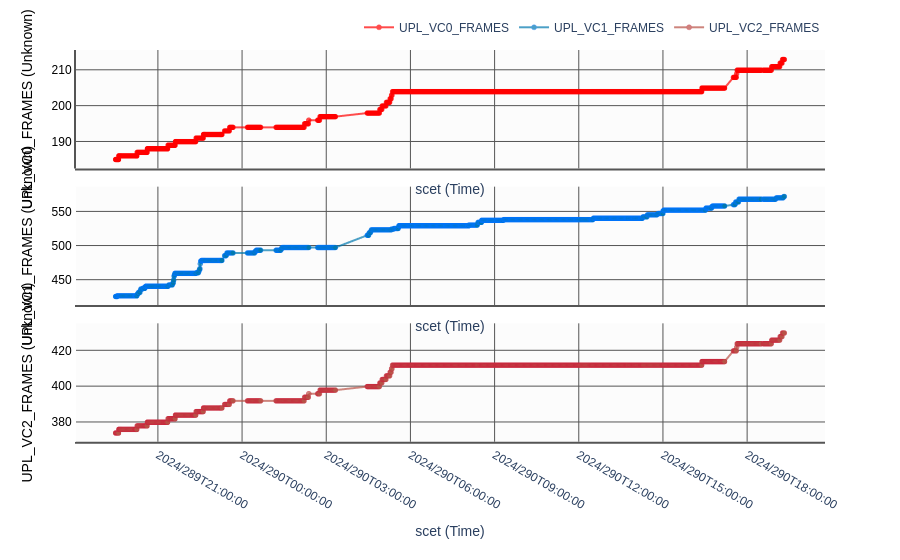

Notebook source saved alongside this figure:
### Markdown cell above
# Data Management Samples

### Code cell
file_input = CSVConnector("/Users/dan/dev/mission_data_store/data/dsim_oct_2024/upl1.csv").get_data()


fig,c,m,t = dtatplot.make_stacked_graph( # make_stacked_graph is the primary plotting method
    file_input,  # this is the data that DTAT plots from
    y_vars = [["UPL_VC0_FRAMES"], ["UPL_VC1_FRAMES"], ["UPL_VC2_FRAMES"]],  # this is the y variables to plot
    customize_dict={ # by passing the CustomizedTrace in a dictionary with y variables as the keys, you can control more trace settings
        'UPL_VC0_FRAMES': CustomizedTrace(
                                    #size=10,  # setting the marker size
                                    #symbol='triangle-down-open',  # setting the marker shape, any plotly option is valid
                                    color='darkgreen',  # setting the marker color
                                ),
        'UPL_VC0_FRAMES': CustomizedTrace(
                                    #size=10,  # setting the marker size
                                    #symbol='triangle-down-open',  # setting the marker shape, any plotly option is valid
                                    color='blue',  # setting the marker color
                                ),
        'UPL_VC0_FRAMES': CustomizedTrace(
                                    #size=10,  # setting the marker size
                                    #symbol='triangle-down-open',  # setting the marker shape, any plotly option is valid
                                    color='red',  # setting the marker color
                                )

                             }
    )  # the x variable to plot by defaults to SCET
fig.show()

### Figure 1 — Plotly figure (JSON) as saved in the notebook; plotly's stock layout.template omitted (floating-point values rounded to 4 significant figures; data arrays with more than 128 entries replaced by an {"elided": "..."} marker saying what was removed)
{"data": [{"hovertemplate": "X: scet: %{x|%Y-%jT%H:%M:%S.%L}<br>Y: UPL_VC0_FRAMES: %{y}<br>Time: scet: %{meta[1]|%Y-%jT%H:%M:%S.%L}<extra></extra>", "marker": {"color": "red", "colorscale": [[0, "rgb(0,0,131)"], [0.2, "rgb(0,60,170)"], [0.4, "rgb(5,255,255)"], [0.6, "rgb(255,255,0)"], [0.8, "rgb(250,0,0)"], [1, "rgb(128,0,0)"]], "line": {"color": "red", "width": 0.5}, "showscale": false, "size": 5, "symbol": "circle"}, "meta": {"elided": "1986x2 str values"}, "mode": "lines+markers", "name": "UPL_VC0_FRAMES", "opacity": 0.7, "showlegend": true, "type": "scattergl", "x": {"elided": "1986 str values"}, "xaxis": "x", "y": {"elided": "1986 int values"}, "yaxis": "y"}, {"hovertemplate": "X: scet: %{x|%Y-%jT%H:%M:%S.%L}<br>Y: UPL_VC1_FRAMES: %{y}<br>Time: scet: %{meta[1]|%Y-%jT%H:%M:%S.%L}<extra></extra>", "marker": {"color": "#0078AF", "colorscale": [[0, "rgb(0,0,131)"], [0.2, "rgb(0,60,170)"], [0.4, "rgb(5,255,255)"], [0.6, "rgb(255,255,0)"], [0.8, "rgb(250,0,0)"], [1, "rgb(128,0,0)"]], "line": {"color": "#0073FF", "width": 0.5}, "showscale": false, "size": 5, "symbol": "circle"}, "meta": {"elided": "1986x2 str values"}, "mode": "lines+markers", "name": "UPL_VC1_FRAMES", "opacity": 0.7, "showlegend": true, "type": "scattergl", "x": {"elided": "1986 str values"}, "xaxis": "x2", "y": {"elided": "1986 int values"}, "yaxis": "y2"}, {"hovertemplate": "X: scet: %{x|%Y-%jT%H:%M:%S.%L}<br>Y: UPL_VC2_FRAMES: %{y}<br>Time: scet: %{meta[1]|%Y-%jT%H:%M:%S.%L}<extra></extra>", "marker": {"color": "#B85146", "colorscale": [[0, "rgb(0,0,131)"], [0.2, "rgb(0,60,170)"], [0.4, "rgb(5,255,255)"], [0.6, "rgb(255,255,0)"], [0.8, "rgb(250,0,0)"], [1, "rgb(128,0,0)"]], "line": {"color": "#CA243C", "width": 0.5}, "showscale": false, "size": 5, "symbol": "circle"}, "meta": {"elided": "1986x2 str values"}, "mode": "lines+markers", "name": "UPL_VC2_FRAMES", "opacity": 0.7, "showlegend": true, "type": "scattergl", "x": {"elided": "1986 str values"}, "xaxis": "x3", "y": {"elided": "1986 int values"}, "yaxis": "y3"}], "layout": {"autosize": true, "font": {"family": "Arial"}, "legend": {"orientation": "h", "x": 1, "xanchor": "right", "y": 1.02, "yanchor": "bottom"}, "margin": {"b": 100, "l": 75, "r": 75, "t": 50}, "plot_bgcolor": "#fcfcfc", "xaxis": {"anchor": "y", "autorange": true, "domain": [0, 1], "gridcolor": "#555555", "linecolor": "#555555", "linewidth": 2, "matches": "x3", "range": ["2024-10-15 18:04:24.9341", "2024-10-16 20:44:49.9302"], "showgrid": true, "showline": true, "showticklabels": false, "tickformat": "%Y/%jT%H:%M:%S", "title": {"text": "scet (Time)"}, "type": "date", "zerolinecolor": "#555555"}, "xaxis2": {"anchor": "y2", "autorange": true, "domain": [0, 1], "gridcolor": "#555555", "linecolor": "#555555", "linewidth": 2, "matches": "x3", "range": ["2024-10-15 18:04:24.9341", "2024-10-16 20:44:49.9302"], "showgrid": true, "showline": true, "showticklabels": false, "tickformat": "%Y/%jT%H:%M:%S", "title": {"text": "scet (Time)"}, "type": "date", "zerolinecolor": "#555555"}, "xaxis3": {"anchor": "y3", "autorange": true, "domain": [0, 1], "gridcolor": "#555555", "linecolor": "#555555", "linewidth": 2, "range": ["2024-10-15 18:04:24.9341", "2024-10-16 20:44:49.9302"], "showgrid": true, "showline": true, "tickformat": "%Y/%jT%H:%M:%S", "title": {"text": "scet (Time)"}, "type": "date", "zerolinecolor": "#555555"}, "yaxis": {"anchor": "free", "autorange": true, "domain": [0.7111, 1], "gridcolor": "#555555", "linecolor": "#555555", "linewidth": 2, "overlaying": "y", "position": 0, "range": [181.4, 216.6], "showgrid": true, "showline": true, "tickfont": {"color": "#000000"}, "title": {"font": {"color": "#000000"}, "text": "UPL_VC0_FRAMES (Unknown)"}, "type": "linear", "zerolinecolor": "#555555"}, "yaxis2": {"anchor": "free", "autorange": true, "domain": [0.3778, 0.6667], "gridcolor": "#555555", "linewidth": 2, "overlaying": "y2", "position": 0, "range": [407.3, 591.7], "showgrid": true, "showline": true, "tickfont": {"color": "#000000"}, "title": {"font": {"color": "#000000"}, "text": "UPL_VC1_FRAMES (Unknown)"}, "type": "linear", "zerolinecolor": "#555555"}, "yaxis3": {"anchor": "free", "autorange": true, "domain": [0.04444, 0.3333], "gridcolor": "#555555", "linewidth": 2, "overlaying": "y3", "position": 0, "range": [366.9, 437.1], "showgrid": true, "showline": true, "tickfont": {"color": "#000000"}, "title": {"font": {"color": "#000000"}, "text": "UPL_VC2_FRAMES (Unknown)"}, "type": "linear", "zerolinecolor": "#555555"}}}
